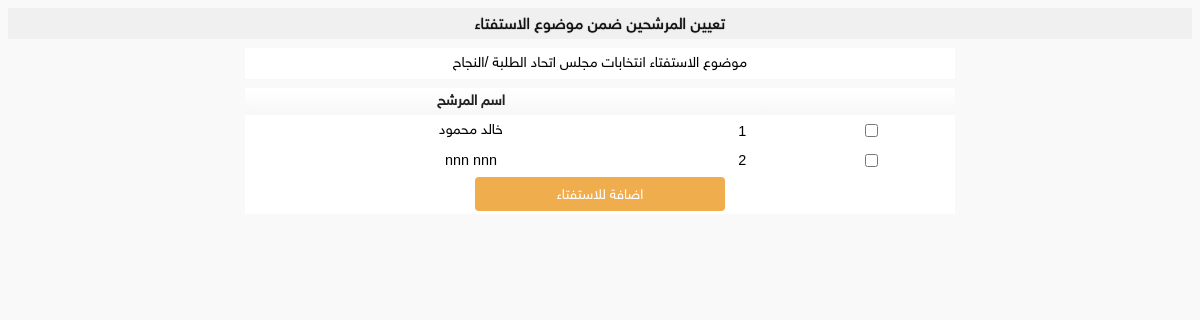
Page /admin-home/pollTopic-candidate/pollTopic_candidate_edit.php?poll_topic_id=1 (signed in) on the committed database.
### tables this page shows
CREATE TABLE `poll_topic` (
  `id` int NOT NULL,
  `insert_time` datetime DEFAULT NULL,
  `name` varchar(100) DEFAULT NULL,
  `period` int DEFAULT NULL COMMENT 'مدة الاستفتاء بالساعات'
);

CREATE TABLE `candidate` (
  `id` int NOT NULL,
  `insert_time` datetime NOT NULL DEFAULT CURRENT_TIMESTAMP,
  `fname` varchar(50) DEFAULT NULL,
  `lname` varchar(50) DEFAULT NULL,
  `phone` varchar(15) DEFAULT NULL,
  `gender_id` int DEFAULT NULL COMMENT '1.male 2.female',
  `birthdate` date DEFAULT NULL,
  `bio` text COMMENT 'السيرة الذاتية',
  `img` varchar(100) DEFAULT NULL,
  `residence_region_id` int DEFAULT NULL,
  `specialty_id` int DEFAULT NULL,
  `activation` int DEFAULT '1' COMMENT '1.active 2.deactive',
  `user_id` int DEFAULT NULL,
  `is_canceled` tinyint DEFAULT '0'
);

### admin-home/pollTopic-candidate/pollTopic_candidate_edit.php (the view, shortened to what this page needs)
<?php
include "../open_session.php";
?>
<html>
    <head>
        <link rel='stylesheet' type='text/css' href='../assets/css/style.css'/>
        <link rel='stylesheet' type='text/css' href="../assets/css/font_family.css" rel="stylesheet">
        <link rel='stylesheet' type='text/css' href="../assets/css/fontAwesome.css" rel="stylesheet">
        </head>
        <body style="background-color:#fff;">
<div class="title">تعيين المرشحين ضمن موضوع الاستفتاء</div>
<?php
if (isset($_GET['poll_topic_id']))
{
	$poll_topic_id = intval($_GET['poll_topic_id']);
}
else if (!isset($_GET['poll_topic_id']))
{
	$where_poll_topic_id="  AND pollTopic_candidate.poll_topic_id=-1 ";
}
            ?>
<?php
$sql="select `id`,`name` FROM `poll_topic` WHERE 1 ";
$all_rows = mysqli_num_rows(mysqli_query($connect, $sql));
if ( $all_rows >0 && !empty($poll_topic_id))
{
?>
<form method="GET" action="">
<table class="tablein" width="60%" >
	<tr >
		<td>موضوع الاستفتاء
			<?php
				$poll_topic_sql="SELECT name FROM `poll_topic` WHERE 1 AND id=$poll_topic_id";
				$poll_topic_name = mysqli_fetch_array(mysqli_query($connect, $poll_topic_sql))['name'];
				echo $poll_topic_name;
			?>
		</td>
	</tr>
</table>
<table class="tablein" width="60%" >
    <tr class="th4table">
		<th></th>
		<th></th>
		<th>اسم المرشح </th>
    </tr>
    <?php
	$sql="SELECT concat(candidate.fname,' ',candidate.lname) AS candidate_name,candidate.id AS candidate_id FROM candidate WHERE 1 AND candidate.is_canceled=0 ";
    $query = mysqli_query($connect, $sql);
    $row_number=$perPage*($currentPage-1);
    while ($row = mysqli_fetch_array($query))
    {
		$candidate_id=$row['candidate_id'];
		$sqlt="SELECT COUNT(*) AS count FROM link_pollTopic_candidate LEFT JOIN poll_topic ON poll_topic.id=link_pollTopic_candidate.poll_topic_id WHERE 1 AND candidate_id=$candidate_id AND poll_topic_id=$poll_topic_id ";
		$queryt = mysqli_query($connect, $sqlt);
		$count_found = mysqli_fetch_array($queryt)['count'];
		if($count_found==0)
		{
			$row_number+=1;
		    ?>
		    <tr>
		    <td class="check"><input type="checkbox" name="candidates_ids[]" value="<?php echo $candidate_id ?>"/></td>
		        <td><?php echo $row_number ?></td>
		        <td><?php echo $row['candidate_name'] ?></td>
		    </tr>
<?php
		}
	}
?>
        <tr>
            <td colspan="20"><input  class="btn btn-warning" style="width:250px;" onclick="return confirm('هل متأكد من عملية الاضافة لجميع المحدد؟')"  type='submit' name='function_for_all_marked[distribute_candidate]' value='اضافة للاستفتاء' />
            </td>
        </tr>
</table>
</form>
<?php
}
?>

### admin-home/assets/css/style.css (style rules this page uses)
* { outline:medium none; }
body { background-color:#f9f9f9 !important; direction:rtl; }
.title { background:#f0f0f0; cursor: move; font-size: 1.0em; color: #111; padding-top:3px;padding-bottom:3px; text-align: center; line-height: 25px; background-position: center -15px; position: relative; text-shadow: 0px 0px 1px rgb(5, 5, 5); cursor: pointer; text-transform: capitalize; }
.tablein { background: #FFFFFF; font-size: 0.9em; margin-left:auto; margin-right:auto; border-spacing: 0; margin-top:9px; margin-bottom:9px; }
.tablein tr { border-color: #CCCCCC; }
.tablein tr td { border: none; height: 28px; text-align:center; }
.tablein tr td { padding:3px; }
.tablein .th4table { background:linear-gradient(#fff, #f7f7f7); background:-o-linear-gradient(#fff, #f7f7f7); background:-ms-linear-gradient(#fff, #f7f7f7); background:-moz-linear-gradient(#fff, #f7f7f7); background:-webkit-linear-gradient(#fff, #f7f7f7); height: 25px; margin-bottom: 5px; color:#222; font-size:1.0em; }
.btn-warning { color: #fff; background-color: #f0ad4e; border-color: #eea236; }
.btn { display: inline-block; padding: 6px 12px; margin-bottom: 0; font-size: 14px; font-weight: 400; line-height: 1.42857143; text-align: center; white-space: nowrap; vertical-align: middle; -ms-touch-action: manipulation; touch-action: manipulation; cursor: pointer; -webkit-user-select: none; -moz-user-select: none; -ms-user-select: none; user-select: none; background-image: none; border: 1px solid transparent; border-radius: 4px; }

### rows in the picture
poll_topic: name "انتخابات مجلس اتحاد الطلبة /النجاح"
candidate: candidate_name "خالد محمود"
candidate: candidate_name "nnn nnn"
